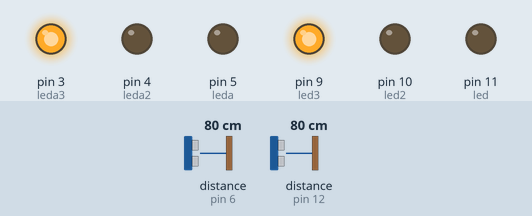
A sketch run on a simulated Arduino Uno, built with avr-gcc and run on an emulated ATmega328P. Shown: output pins drawn as LEDs (lit = HIGH). Wiring (inferred from the names in the program): 2 × ultrasonic range finder: trigger pin 7, echo pin 6 / trigger pin 13, echo pin 12. The test bench sets the inputs (shaded band); at power-on: distance to the obstacle (sensors on pin 6, pin 12) 80 cm. The echo pulse lasts 58.3 µs per cm; pins used as bus, display or sensor lines are not drawn.

Above: at 1.2 s.
1.3 s: distance to the obstacle (sensor on pin 6) set to 29 cm
2.8 s: distance to the obstacle (sensor on pin 6) set to 23 cm
At 4.0 s:
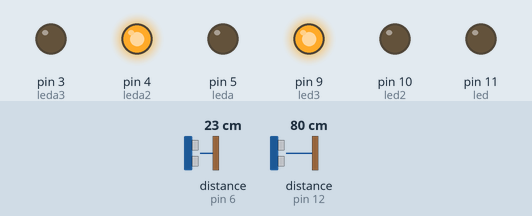
4.3 s: distance to the obstacle (sensor on pin 12) set to 27 cm
5.8 s: distance to the obstacle (sensor on pin 12) set to 24 cm
At 6.4 s:
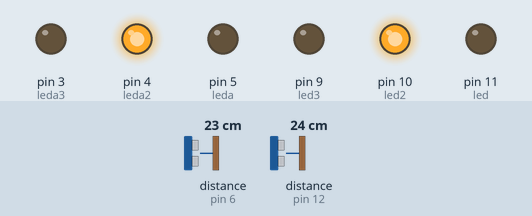
7.3 s: distance to the obstacle (sensor on pin 6) set to 18 cm
8.8 s: distance to the obstacle (sensor on pin 6) set to 13 cm
At 9.7 s:
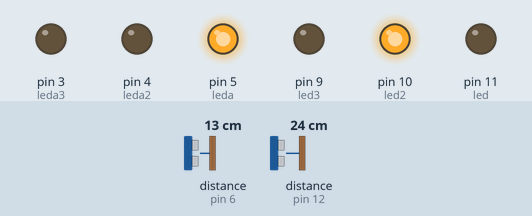
Timing chart, 0 to 11.3 s (numbered marks = the images above; inputs shaded):
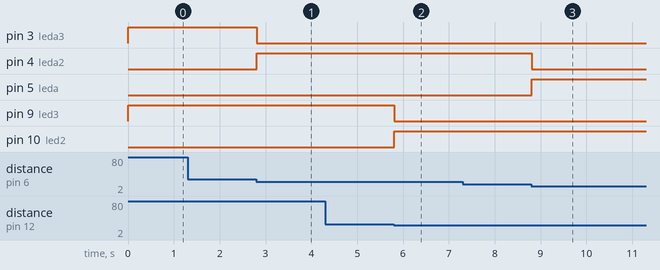

Measured:
- the behaviour switches between 26 and 25 cm on distance to the obstacle (sensor on pin 6) (found by bisection; images 0 and 1)
- the behaviour switches between 26 and 25 cm on distance to the obstacle (sensor on pin 12) (found by bisection; images 1 and 2)
- the behaviour switches between 16 and 15 cm on distance to the obstacle (sensor on pin 6) (found by bisection; images 2 and 3)
- after the input at 1.3 s, every drawn part: stays the same
- after the input at 2.8 s, pin 3 (leda3): HIGH → LOW at once; pin 4 (leda2): LOW → HIGH at once
- after the input at 4.3 s, every drawn part: stays the same
- after the input at 5.8 s, pin 9 (led3): HIGH → LOW at once; pin 10 (led2): LOW → HIGH at once
- after the input at 7.3 s, every drawn part: stays the same
- after the input at 8.8 s, pin 4 (leda2): HIGH → LOW at once; pin 5 (leda): LOW → HIGH at once

The sketch:

distanceandled.ino
```cpp
//define pins
#define trigPin 13
#define echoPin 12
#define led 11
#define led2 10
#define led3 9
#define leda 5
#define leda2 4
#define leda3 3
#define echoPin2 6
#define trigPin2 7


void setup() {
  //setup connection of input and output pins (echo is for inputs only) NOTE: VCC IS + AND GND IS -
  Serial.begin (9600);
  pinMode(trigPin, OUTPUT);
  pinMode(echoPin, INPUT);
    pinMode(trigPin2, OUTPUT);
  pinMode(echoPin2, INPUT);
  pinMode(led, OUTPUT);
  pinMode(led2, OUTPUT);
  pinMode(led3, OUTPUT);
    pinMode(leda, OUTPUT);
  pinMode(leda2, OUTPUT);
  pinMode(leda3, OUTPUT);


}

//code for first sensor - multiple support loop function

void firstSensor(){
  long duration1, distance1;
  digitalWrite(trigPin, LOW);  // Added this line
  delayMicroseconds(2); // Added this line
  digitalWrite(trigPin, HIGH);
//  delayMicroseconds(1000); - Removed this line
  delayMicroseconds(10); // Added this line
  digitalWrite(trigPin, LOW);
  duration1 = pulseIn(echoPin, HIGH);
  distance1 = (duration1/2) / 29.1;

if(distance1 < 15  || distance1==0){
  digitalWrite(led,HIGH);
  digitalWrite(led2,LOW);
  digitalWrite(led3,LOW);
}

if(distance1 > 16 && distance1 < 25){
  digitalWrite(led,LOW);
  digitalWrite(led2,HIGH);
  digitalWrite(led3,LOW);
}
if (distance1 > 26){
  digitalWrite(led,LOW);
  digitalWrite(led2,LOW);
  digitalWrite(led3,HIGH);
}

}

void secondSensor(){
  long duration2, distance2;
  digitalWrite(trigPin2, LOW);  // Added this line
  delayMicroseconds(20); // Added this line
  digitalWrite(trigPin2, HIGH);
//  delayMicroseconds(1000); - Removed this line
  delayMicroseconds(10); // Added this line
  digitalWrite(trigPin2, LOW);
  duration2 = pulseIn(echoPin2, HIGH);
  distance2 = (duration2/2) / 29.1;

if(distance2 < 15  || distance2==0){
  digitalWrite(leda,HIGH);
  digitalWrite(leda2,LOW);
  digitalWrite(leda3,LOW);
}

if(distance2 > 16 && distance2 < 25){
  digitalWrite(leda,LOW);
  digitalWrite(leda2,HIGH);
  digitalWrite(leda3,LOW);
}
if (distance2 > 26){
  digitalWrite(leda,LOW);
  digitalWrite(leda2,LOW);
  digitalWrite(leda3,HIGH);
}

}
void loop(){
  Serial.println("\n");
  firstSensor();
  Serial.println("\n");
  secondSensor();
}
```
